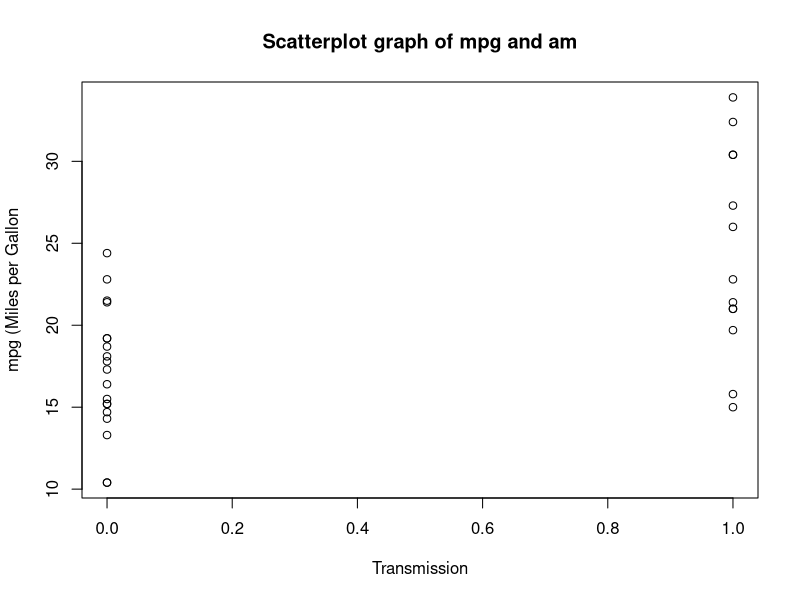
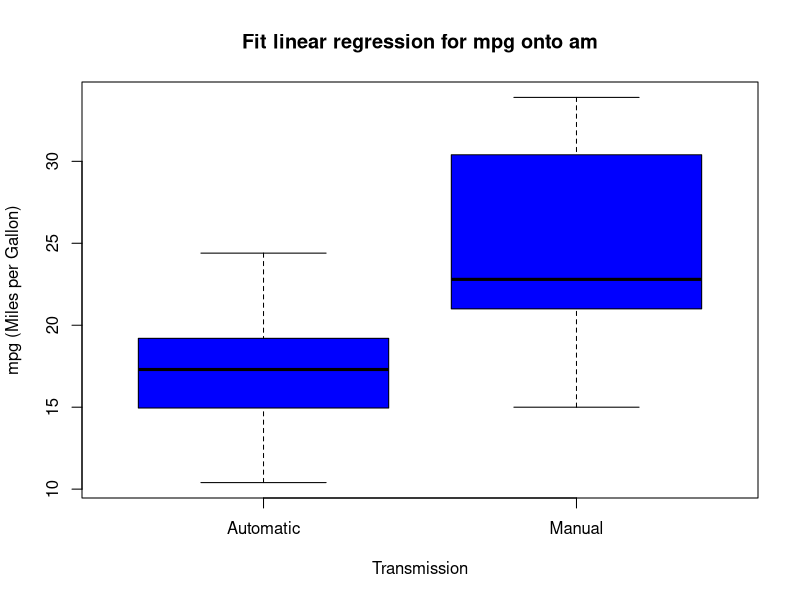
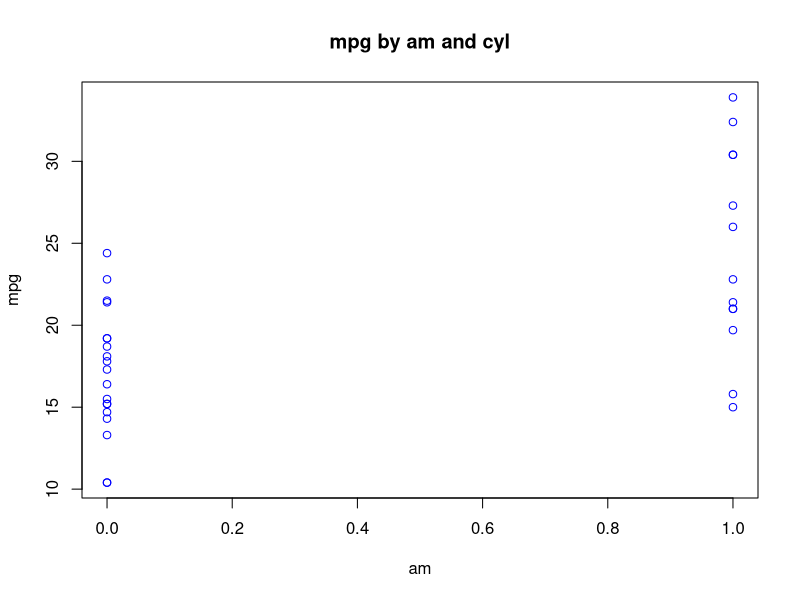
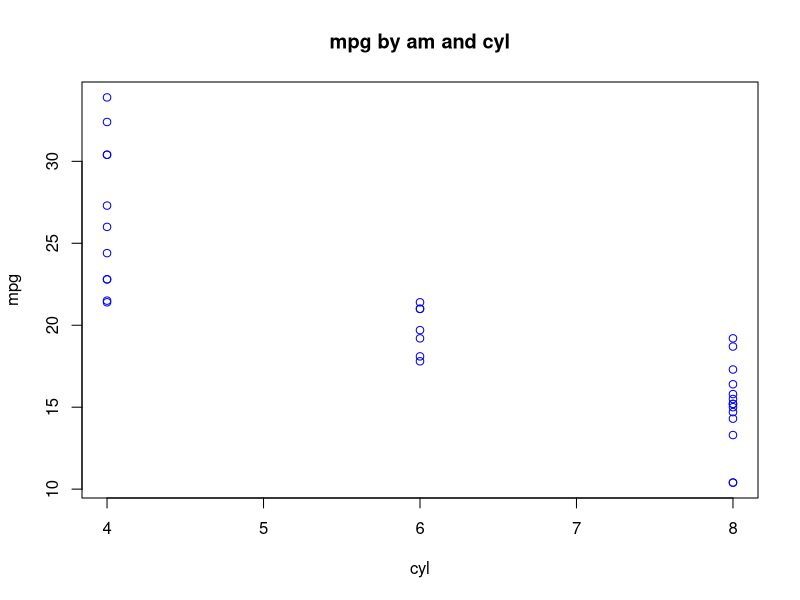
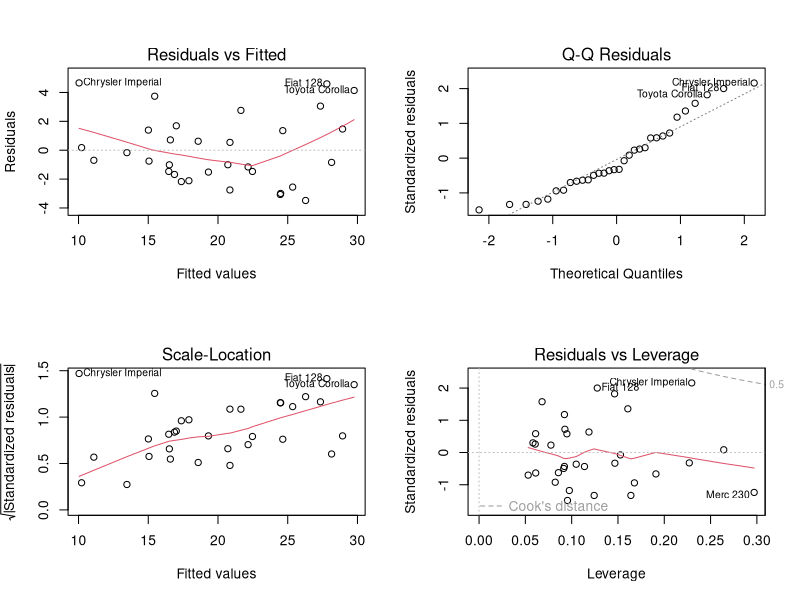

Recreate these plots in R, in order.
## ---- chunk 1
plot(mpg~am, data=mtcars,xlab="Transmission",ylab="mpg (Miles per Gallon",main="Scatterplot graph of mpg and am")
## ---- chunk 2
boxplot(mpg~am, data=mtcars,xlab="Transmission",ylab="mpg (Miles per Gallon)",names=c("Automatic","Manual"),main="Fit linear regression for mpg onto am",col="blue") 
## ---- chunk 3
plot(mpg~am+cyl, data=mtcars,main="mpg by am and cyl",col="blue")
## ---- chunk 4
par(mfrow=c(2,2))
backwardmodel<-lm(formula = mpg ~ wt + qsec + am, data = mtcars)
plot(backwardmodel)
